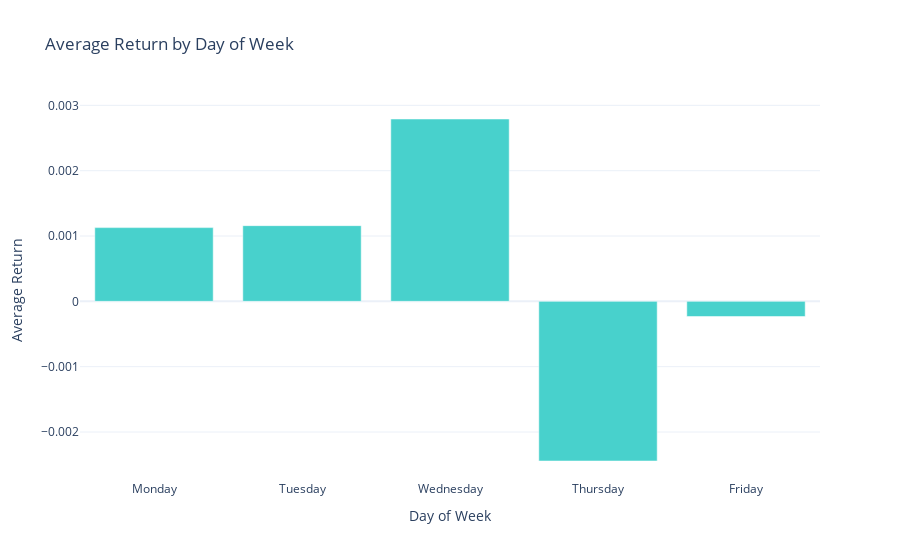

The notebook cell saved with this chart:
### Code cell
data['Weekday'] = data['Date'].dt.day_name()
weekday_returns = data.groupby('Weekday')['Return'].mean().reindex(
    ['Monday', 'Tuesday', 'Wednesday', 'Thursday', 'Friday']
)

fig = go.Figure(go.Bar(
    x=weekday_returns.index, y=weekday_returns.values,
    marker_color='mediumturquoise'
))
fig.update_layout(
    title=' Average Return by Day of Week',
    xaxis_title='Day of Week', yaxis_title='Average Return',
    template='plotly_white'
)
fig.show()

### Figure 1 — Plotly figure (JSON) as saved in the notebook; plotly's stock layout.template omitted (floating-point values rounded to 4 significant figures)
{"data": [{"marker": {"color": "mediumturquoise"}, "type": "bar", "x": ["Monday", "Tuesday", "Wednesday", "Thursday", "Friday"], "y": [0.001129, 0.001159, 0.002791, -0.002444, -0.000232]}], "layout": {"title": {"text": " Average Return by Day of Week"}, "xaxis": {"title": {"text": "Day of Week"}}, "yaxis": {"title": {"text": "Average Return"}}}}
